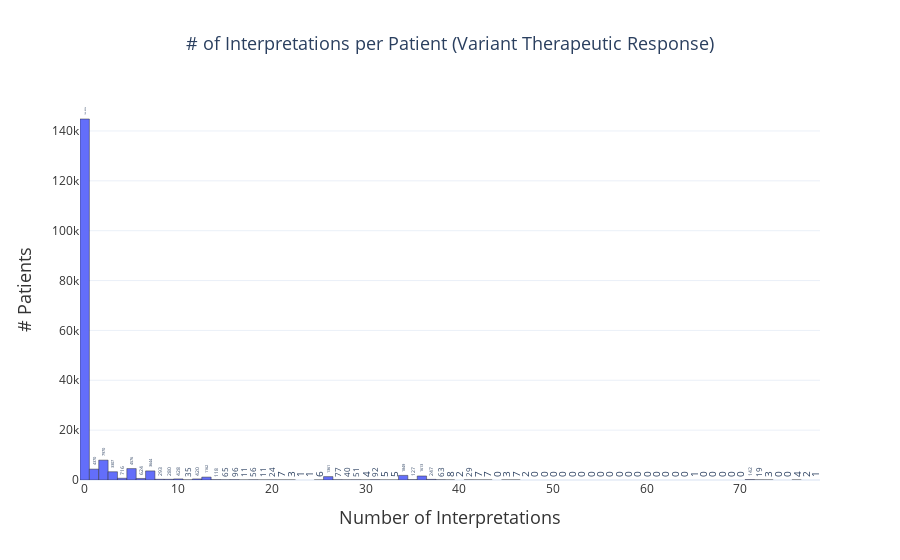

Notebook source saved alongside this figure:
### Code cell
fig = px.histogram(analysis_df, x='#_ther_response_interps',
                   title='# of Interpretations per Patient (Variant Therapeutic Response)', # Adding a title
                   labels={'#_ther_response_interps': 'Number of Interpretations'}, # Changing axis label
                   color_discrete_sequence=['#636EFA'],
                   text_auto=True) # Changing the bar color


# Update layout
fig.update_layout(
    title_font_size=18, # Customize title font size
    title_x=0.5, # Center the title
    legend_title_text='Legend', # Custom legend title
    xaxis_title='Number of Interpretations', # X-axis label
    yaxis_title='# Patients', # Y-axis label
    template='plotly_white', # Using a light theme for better visual
    showlegend=True # Ensure the legend is shown
)

# Customize fonts and colors
fig.update_xaxes(title_font=dict(size=18), color='#333') # Customize X-axis title
fig.update_yaxes(title_font=dict(size=18), color='#333') # Customize Y-axis title
fig.update_traces(marker_line_color='#333', marker_line_width=0.5, # Border line for bars
                  textfont_size=10, # Increase text font size for readability
                  textposition='outside',
                  textangle=-90) # Position text outside the bars for clarity

fig.show()
fig.write_image("histogram_ther_response_interpretations.png", scale=1.5, width=960, height=540)

### Figure 1 — Plotly figure (JSON) as saved in the notebook; plotly's stock layout.template omitted (floating-point values rounded to 4 significant figures; data arrays with more than 128 entries replaced by an {"elided": "..."} marker saying what was removed)
{"data": [{"bingroup": "x", "hovertemplate": "Number of Interpretations=%{x}<br>count=%{y}<extra></extra>", "legendgroup": "", "marker": {"color": "#636EFA", "line": {"color": "#333", "width": 0.5}, "pattern": {"shape": ""}}, "name": "", "orientation": "v", "showlegend": false, "textangle": -90, "textfont": {"size": 10}, "textposition": "outside", "texttemplate": "%{value}", "type": "histogram", "x": {"elided": "178800 int values"}, "xaxis": "x", "yaxis": "y"}], "layout": {"barmode": "relative", "legend": {"title": {"text": "Legend"}, "tracegroupgap": 0}, "showlegend": true, "title": {"font": {"size": 18}, "text": "# of Interpretations per Patient (Variant Therapeutic Response)", "x": 0.5}, "xaxis": {"anchor": "y", "color": "#333", "domain": [0, 1], "title": {"font": {"size": 18}, "text": "Number of Interpretations"}}, "yaxis": {"anchor": "x", "color": "#333", "domain": [0, 1], "title": {"font": {"size": 18}, "text": "# Patients"}}}}
